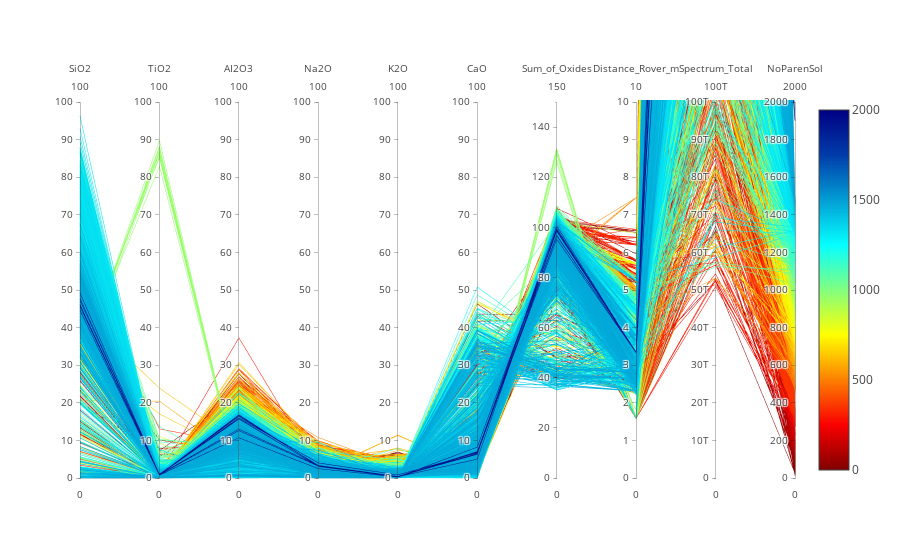

This figure's notebook cell:
### Code cell
data = [
    go.Parcoords(
        line = dict(color = df['NoParenSol'],
                   colorscale = 'Jet',
                   showscale = True,
                   reversescale = True,
                   cmin = 0,
                   cmax = 2000),
        dimensions = list([
            dict(range = [0,100],
                label = 'SiO2', values = df['Silicon_Oxide(SiO2)']),
            dict(range = [0,100],
                label = 'TiO2', values = df['Titanium_Oxide(TiO2)']),
            dict(range = [0,100],
                label = 'AI2O3', values = df['Aluminum_Oxide(AI2O3)']),
            dict(range = [0,100],
                label = 'Na2O', values = df['Sodium_Oxide(Na2O)']),
            dict(range = [0,100],
                label = 'K2O', values = df['Potassium_Oxide(K2O)']),
            dict(range = [0,100],
                label = 'CaO', values = df['Calcium_Oxide(CaO)']),
            dict(range = [0,150],
                label = 'Sum_of_Oxides', values = df['Sum_of_Oxides']),
            dict(range = [0,10],
                label = 'Distance_Rover_m', values = df['Distance_Rover_m']),
            dict(range = [0,100000000000000],
                label = 'Spectrum_Total', values = df['Spectrum_Total']),
            dict(range = [0,2000],
                label = 'NoParenSol', values = df['NoParenSol'])

        ])
    )
]

layout = go.Layout(
    plot_bgcolor = '#E5E5E5',
    paper_bgcolor = '#E5E5E5'
)

iplot(data)

### Figure 1 — Plotly figure (JSON) as saved in the notebook; plotly's stock layout.template omitted (floating-point values rounded to 4 significant figures; data arrays with more than 128 entries replaced by an {"elided": "..."} marker saying what was removed)
{"data": [{"dimensions": [{"label": "SiO2", "range": [0, 100], "values": {"elided": "10590 float values"}}, {"label": "TiO2", "range": [0, 100], "values": {"elided": "10590 float values"}}, {"label": "AI2O3", "range": [0, 100], "values": {"elided": "10590 float values"}}, {"label": "Na2O", "range": [0, 100], "values": {"elided": "10590 float values"}}, {"label": "K2O", "range": [0, 100], "values": {"elided": "10590 float values"}}, {"label": "CaO", "range": [0, 100], "values": {"elided": "10590 float values"}}, {"label": "Sum_of_Oxides", "range": [0, 150], "values": {"elided": "10590 float values"}}, {"label": "Distance_Rover_m", "range": [0, 10], "values": {"elided": "10590 float values"}}, {"label": "Spectrum_Total", "range": [0, 100000000000000], "values": {"elided": "10590 int values"}}, {"label": "NoParenSol", "range": [0, 2000], "values": {"elided": "10590 int values"}}], "line": {"cmax": 2000, "cmin": 0, "color": {"elided": "10590 int values"}, "colorscale": "Jet", "reversescale": true, "showscale": true}, "type": "parcoords"}], "layout": {}}
